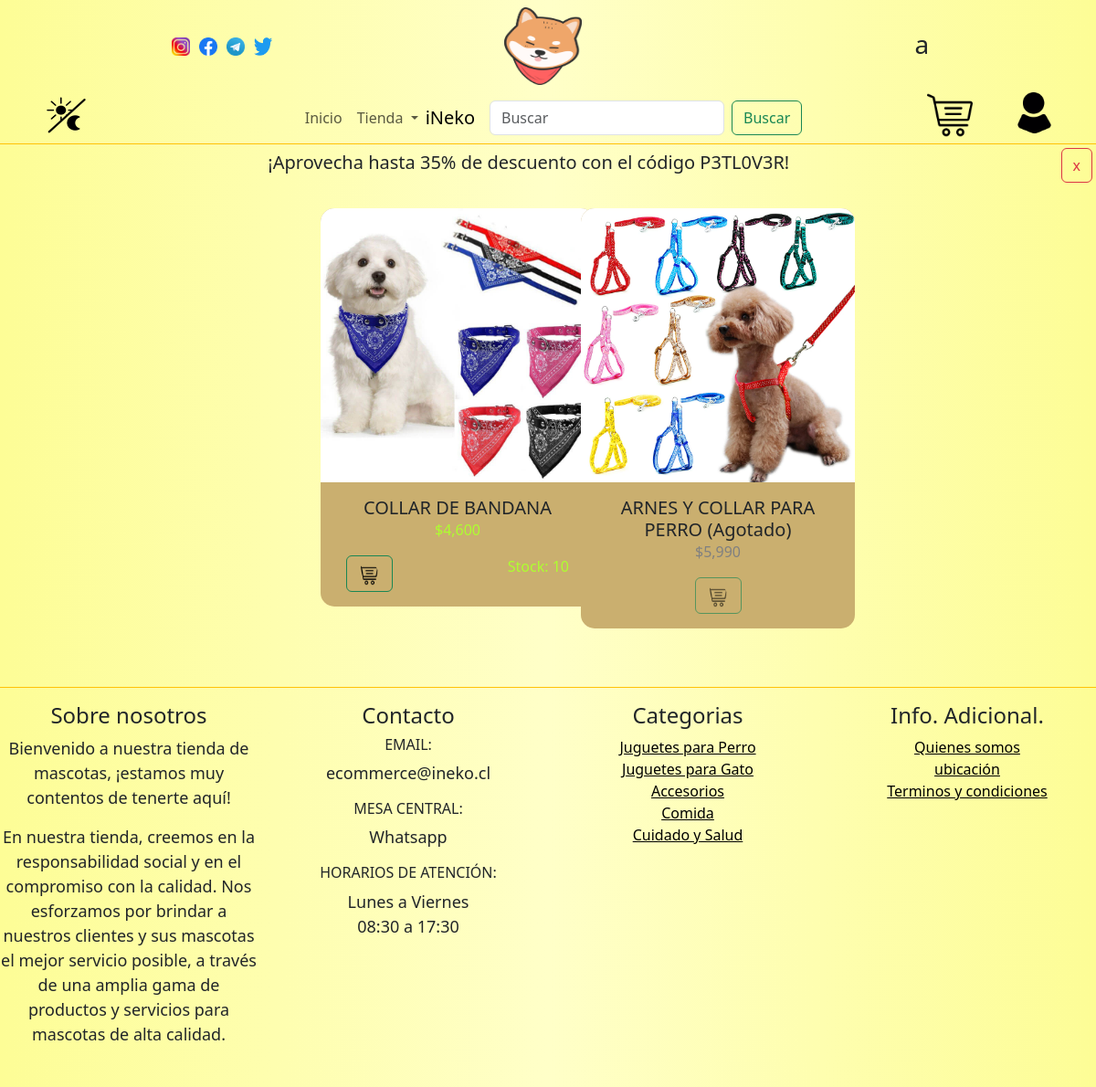
/perro/, run on the app's committed database.
### apps/Tienda/models.py (models this page shows, shortened)
class Producto(models.Model):
    sku = models.IntegerField(primary_key=True)
    nombre = models.CharField(max_length=50)
    stock = models.IntegerField()
    precio = models.IntegerField()
    descripcion = models.CharField(max_length=200)
    id_categoria = models.ForeignKey(Categoria,on_delete=models.CASCADE)
    imagen_url = models.ImageField(upload_to='imagenesProducto')

### apps/Tienda/views.py (the view)
# urls.py: path('perro/',views.cargarPerro, name='v_perro'),
def cargarPerro(request):
    productos = Producto.objects.all()
    categoria_perros = Producto.objects.filter(id_categoria = 1)
    categoria_gatos = Producto.objects.filter(id_categoria = 2)
    return render(request,"perro.html",{"prod":productos,"cate_gatos":categoria_gatos,"cate_perros":categoria_perros})

### apps/Tienda/templates/perro.html (shortened to what this page needs)
{% extends "./base.html" %}
{% load humanize %}
{% load static %}
{% block head %}
    <link id="style" rel="stylesheet" type="text/css" href="{% static 'css/styles.css' %}">
{% endblock %}
{% block body %}
<div class="container">
    <div class="row justify-content-center">
        {% for p in cate_perros %}
    <div class="col-lg-3 col-md-4 col-sm-6">
        <div class="cardGato m-4">
            <img src="{{ p.imagen_url.url }}" class="card-img-top" alt="...">
            <div class="card-body p-3 text-center">
                {% if p.stock > 0 %}
                    <h5 class="card-title">{{ p.nombre }}</h5>
                    <p class="card-text" style="color: greenyellow;">
                        ${{ p.precio|floatformat|intcomma }}
                    </p>
                    <div class="container d-flex justify-content-between">
                        <form action="{% url 'disminuir_stock' %}" method="POST">
                            <button type="submit" formmethod="post" class="btn btn-outline-success">
                                <img src="{% static 'img/carro.png' %}">
                            </button>
                        </form>
                        <p class="card-text" style="color: greenyellow;">
                            Stock: {{ p.stock }}
                        </p>
                    </div>
                {% else %}
                    <h5 class="card-title">{{ p.nombre }} (Agotado)</h5>
                    <p class="card-text" style="color: grey;">
                        ${{ p.precio|floatformat|intcomma }}
                    </p>
                    <button class="btn btn-outline-success" disabled>
                        <img src="{% static 'img/carro.png' %}">
                    </button>
                {% endif %}
            </div>
        </div>
    </div>
{% endfor %}
    </div>
</div>
{% endblock %}

### apps/Tienda/static/css/styles.css (style rules this page uses)
html { max-width: 1080; }
img { width: 85px; height: 85px; }
body { background: rgb(253,253,150); background: linear-gradient(90deg, rgba(253,253,150,1) 0%, rgba(255,255,200,1) 50%, rgba(253,253,150,1) 100%); }
.cardGato img { border-top-left-radius: 15px; border-top-right-radius: 15px; width: 300px; height: 300px; }
.cardGato { border-radius: 15px; width: 300px; background-color: #caaf6f; }
.btn img { padding-right: 3px; width: 25px; height: 25px; }

### data on the page
Producto: imagen_url (picture), nombre "COLLAR DE BANDANA", precio "4,600", stock "10"
Producto: imagen_url (picture), nombre "ARNES Y COLLAR PARA PERRO", precio "5,990"
